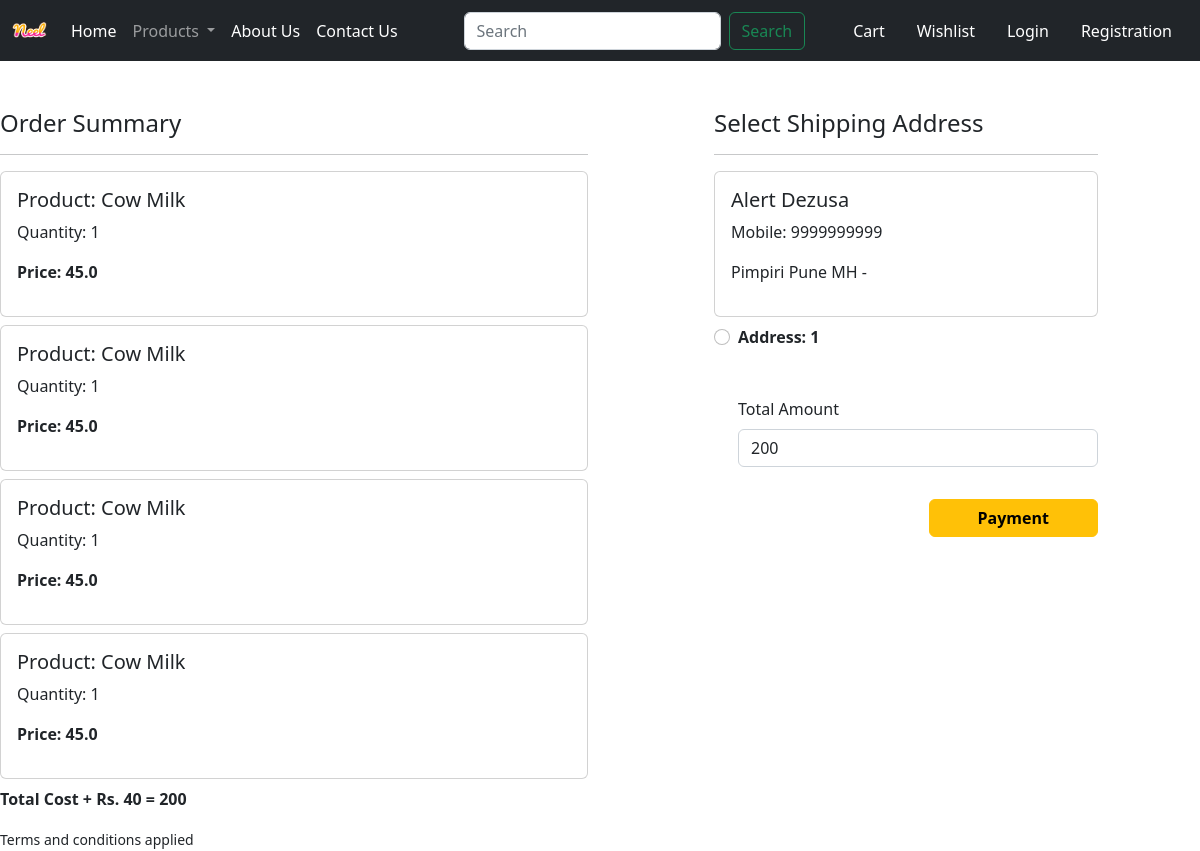
The app's page /checkout/ (signed in) with its own data.
### app/models.py (models this page shows, shortened)
class Cart(models.Model):
    user = models.ForeignKey(User, on_delete=models.CASCADE)
    product = models.ForeignKey(Product, on_delete=models.CASCADE)
    quantity = models.PositiveIntegerField(default=1)

class Product(models.Model):
    title = models.CharField(max_length=100)
    selling_price = models.FloatField()
    discounted_price = models.FloatField()
    description = models.TextField()
    composition = models.TextField(default='')
    prodapp = models.TextField(default='')
    category = models.TextField(choices=CATEGORY_CHOICES, max_length=2)
    product_image = models.ImageField(upload_to='product')

class Customer(models.Model):
    user = models.ForeignKey(User, on_delete=models.CASCADE)
    name = models.CharField(max_length=200)
    locality = models.CharField(max_length=200)
    city = models.CharField(max_length=50)
    mobile = models.IntegerField(default=0)
    zipcode = models.IntegerField()
    state = models.CharField(choices=STATE_CHOICES, max_length=100)

### app/views.py (the view, shortened to what this page needs)
# urls.py: path('checkout/', views.checkout.as_view(), name='checkout'),
class checkout(View):
    def get(self, request):
        user = request.user
        add = Customer.objects.filter(user=user)
        cart_items = Cart.objects.filter(user=user)
        famount = 0
        for p in cart_items:
            value = p.quantity * p.product.discounted_price
            famount = famount + 40
        totalamount = famount + 40
        razoramount = int(totalamount * 100)
        client = razorpay.client(auth=(settings.RAZOR_KEY_ID, settings.RAZOR_KEY_SECRET))
        data = {'amount': razoramount, 'currency': 'INR', 'receipt': 'order_rcptid_11'}
        payment_response = client.order.create(data=data)
        print(payment_response)
        order_id = payment_response['id']
        order_status = payment_response['status']
        return render(request, 'checkout.html', locals())

### templates/checkout.html (shortened to what this page needs)
{% extends 'base.html' %}
{% load static %}
{% block main-content %}
<div class="containter">
  <div class="row mt-5">
    <div class="col-sm-6">
      <h4>Order Summary</h4>
      <hr>
      {% for item in cart_items %}
        <div class="card mb-2">
          <div class="card-body">
            <h5>Product: {{item.product.title}}</h5>
            <p>Quantity: {{item.quantity}}</p>
            <p class="fw-bold">Price: {{item.product.discounted_price}}</p>
          </div>
        </div>
      {% endfor %}
      <p class="fw-bold">Total Cost + Rs. 40 = {{totalamount}}</p>
      <small>Terms and conditions applied</small>
    </div>
    <div class="col-sm-4 offset-sm-1">
      <h4>Select Shipping Address</h4>
      <hr>
      <form method="post" id="myform">
        {% for ad in add %}
          <div class="card">
            <div class="card-body">
              <h5>{{ad.name}}</h5>
              <p>Mobile: {{ad.mobile}}</p>
              <p>{{ad.locality}} {{ad.city}} {{ad.state}} - {{ad.zipdcode}}</p>
          </div>
        </div>
        <div class="form-check mt-2 mb-5">
          <input class="form-check-input" type="radio" name="custid" id="custadd{{forloop.counter}}">
          <label class="form-check-label fw-bold" form="custadd{{forloop.counter}}">
            Address: {{forloop.counter}}
          </label>
        </div>
      {% endfor %}
        <div class="form-check mb-3">
          <label for="totamount" class="form-label">Total Amount</label>
          <input type="number" class="form-control" name="totalamount" value={{totalamount}} readonly>
        </div>
        <div class="text-end">
          <button id="rzp-button1" type="submit" class="btn btn-warning mt-3 px-5 fw-bold">Payment</button>
        </div>
      </form>
    </div>
  </div>
</div>
{% endblock main-content %}

### records on screen
Cart: product "Cow Milk", quantity "1", product.discounted_price "45.0"
Cart: product "Cow Milk", quantity "1", product.discounted_price "45.0"
Cart: product "Cow Milk", quantity "1", product.discounted_price "45.0"
Cart: product "Cow Milk", quantity "1", product.discounted_price "45.0"
Customer: name "Alert Dezusa", mobile "9999999999", locality "Pimpiri", city "Pune", state "MH"

### other values on screen
{{ totalamount }} "200"
